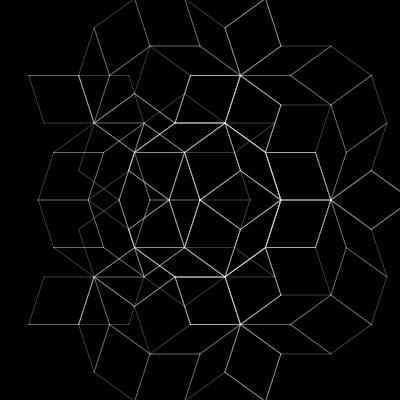
Frame 1 (no input)
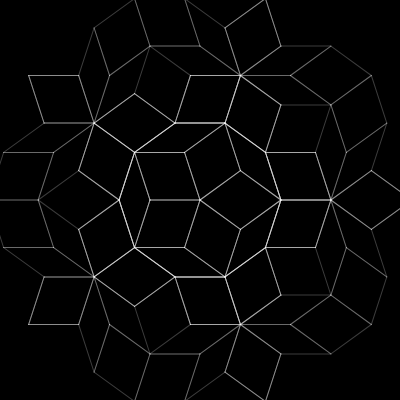
Frame 60 (no input)
Frame 120 (the mouse pressed at the canvas centre since frame 60): identical to frame 60, image omitted

The p5.js sketch that drew these frames (run headless with seeded random() and noise() and a simulated clock; from frame 60 on, the mouse is pressed at the canvas centre):

// p5.js sketch
// ── sketch.js
// https://computergraphics.stackexchange.com/questions/13903/l-system-to-generate-the-penrose-p3-tiling
// https://stackoverflow.com/questions/77946512/what-is-the-l-system-be-to-generate-an-penrose-p3-tiling

let ds;

function setup() {
  createCanvas(400, 400);
  ds = new PenroseLSystem();
  //please, play around with the following line
  ds.simulate(3);
  
}

function draw() {
  background(0);
  ds.render();
}

function PenroseLSystem() {
    this.steps = 0;

   //these are axiom and rules for the penrose rhombus l-system
   //a reference would be cool, but I couldn't find a good one
    this.axiom = "[X]++[X]++[X]++[X]++[X]";
    this.ruleW = "YF++ZF----XF[-YF----WF]++";
    this.ruleX = "+YF--ZF[---WF--XF]+";
    this.ruleY = "-WF++XF[+++YF++ZF]-";
    this.ruleZ = "--YF++++WF[+ZF++++XF]--XF";

    //please play around with the following two lines
    this.startLength = 400;
    this.theta = TWO_PI / 10.0; //36 degrees, try TWO_PI / 6.0, ...
    this.reset();
}

PenroseLSystem.prototype.simulate = function (gen) {
  while (this.getAge() < gen) {
    this.iterate(this.production);
  }
}

PenroseLSystem.prototype.reset = function () {
    this.production = this.axiom;
    this.drawLength = this.startLength;
    this.generations = 0;
  }

PenroseLSystem.prototype.getAge = function () {
    return this.generations;
  }

//apply substitution rules to create new iteration of production string
PenroseLSystem.prototype.iterate = function() {
    let newProduction = "";

    for(let i=0; i < this.production.length; ++i) {
      let step = this.production.charAt(i);
      //if current character is 'W', replace current character
      //by corresponding rule
      if (step == 'W') {
        newProduction = newProduction + this.ruleW;
      }
      else if (step == 'X') {
        newProduction = newProduction + this.ruleX;
      }
      else if (step == 'Y') {
        newProduction = newProduction + this.ruleY;
      }
      else if (step == 'Z') {
        newProduction = newProduction + this.ruleZ;
      }
      else {
        //drop all 'F' characters, don't touch other
        //characters (i.e. '+', '-', '[', ']'
        if (step != 'F') {
          newProduction = newProduction + step;
        }
      }
    }

   this.drawLength = this.drawLength * 0.5;
    this.generations++;
    this.production = newProduction;
}

//convert production string to a turtle graphic
PenroseLSystem.prototype.render = function () {
    translate(width / 2, height / 2);

    // this.steps += 20;
    // if(this.steps > this.production.length) {
    this.steps = this.production.length;
    // }

    for(let i=0; i<this.steps; ++i) {
      let step = this.production.charAt(i);

      //'W', 'X', 'Y', 'Z' symbols don't actually correspond to a turtle action
      if( step == 'F') {
        stroke(255, 60);
        for(let j=0; j < this.repeats; j++) {
          // line(0, 0, 0, -this.drawLength);
          // noFill();
          // translate(0, -this.drawLength);
           line(0, 0, -this.drawLength, 0);
          noFill();
          translate(-this.drawLength, 0);
        }
        this.repeats = 1;
      }
      else if (step == '+') {
        rotate(this.theta);
      }
      else if (step == '-') {
        rotate(-this.theta);
      }
      else if (step == '[') {
        push();
      }
      else if (step == ']') {
        pop();
      }
    }
  }
